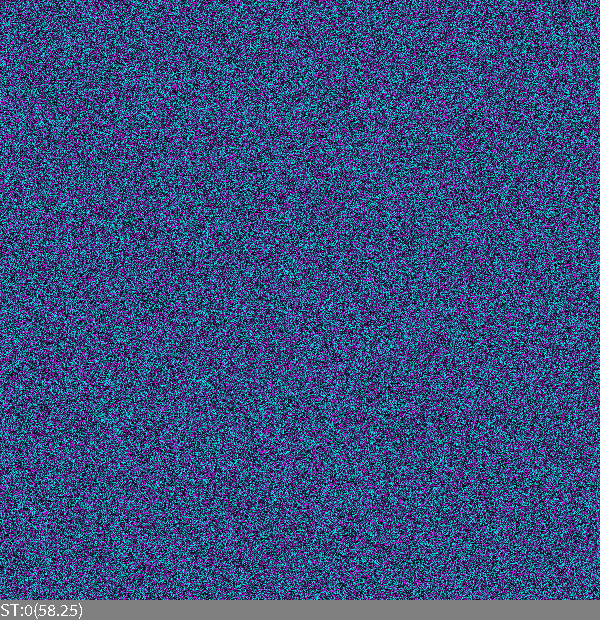
Frame 1 (no input)
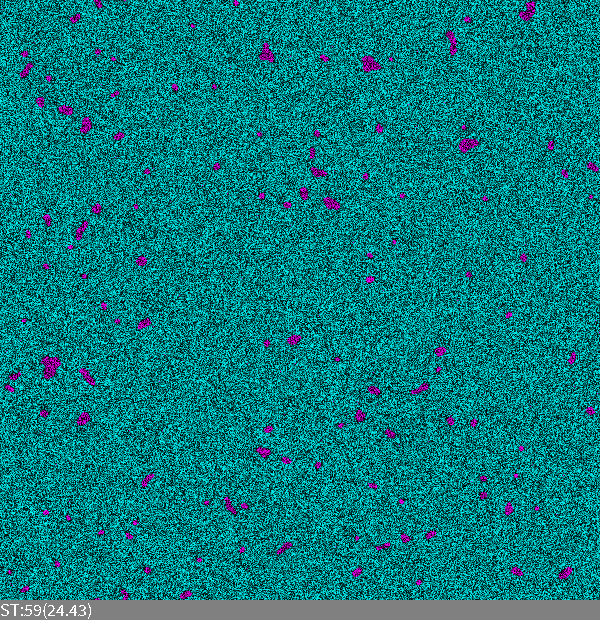
Frame 60 (the mouse pressed at the canvas centre just before this capture)
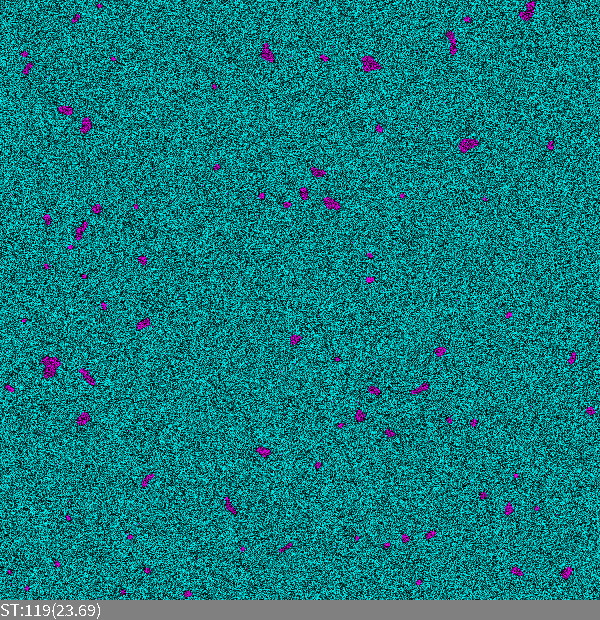
Frame 120 (the mouse held since frame 60 and released just before this capture)

The Processing sketch that drew these frames (run headless with seeded random() and noise(); from frame 60 on, the mouse is pressed at the canvas centre):

// Processing sketch: synchronic2DsocImpNoise
// ── synchronic2DsocImpNoise.pde
/// "Extended Moore Nowak-Latane Social Impact".
/// Two-dimensional, synchronous cellular automaton with extended Moore neigh.
//-///////////////////////////////////////////////////////////////////////////

final int     WorldSide=600;    //Side length of simulation world (square)
final float   Dens=0.40;        //.01; //Initial density in the lattice World
final boolean withMoore=true;   //Neighborhood with the corners of the square
final int     MaxStrength=100;  //Maximum persuasive power
final int     MooreRad=2;       //Radius of extended Moore neigh.
final float   Noise=0.001;

int FR=100; //desired simulation speed

int[][] Strength=new int[WorldSide][WorldSide]; //cogency

int[][] WorldOld=new int[WorldSide][WorldSide]; //Current attitude
int[][] WorldNew=new int[WorldSide][WorldSide]; //New or previous attitude

void setup()
{
  size(600, 620); //squre canvas with status line
  noSmooth();     //much faster drawing
  frameRate(FR);
  initialisation(); //Initial state of the model
}

int t=0;
void draw() // uses global t
{  
  visualisation3();
  status();  
  addNoise();
  syncStep();  
  t++; //next step
}

void initialisation()
{
  for (int i=0; i<WorldSide; i++) 
    for (int j=0; j<WorldSide; j++) 
    {
      if (random(1.0)<Dens)
        WorldOld[i][j]=1;

      WorldNew[i][j]=-1;
      Strength[i][j]=(int)(random(MaxStrength));
    }
}

void addNoise()
{
  int N=int(WorldSide*WorldSide*Noise);
  for (int a=0; a<N; a++)
  {
    int i=int(random(WorldSide));
    int j=int(random(WorldSide));
    if (WorldOld[i][j]==0) WorldOld[i][j]=1;
    else  WorldOld[i][j]=0;
  }
}

void visualisation1()
{
  for (int i=0; i<WorldSide; i++)
    for (int j=0; j<WorldSide; j++) 
    {                      
      switch(WorldOld[i][j]) { 
      case 1:
        stroke(255, 255, 0); //Yellow
        break;
      case 0:
        stroke(0, 0, 0); //Black (empty)
        break;     
      default: 
        stroke(255, 0, 0); //"emergency color" - RED
        break;
      } 
      point(i, j);
    }
}

void visualisation2()
{
  for (int i=0; i<WorldSide; i++)
    for (int j=0; j<WorldSide; j++)
      if (WorldOld[i][j] != WorldNew[i][j])
      {                      
        switch(WorldOld[i][j]) { 
        case 1:
          stroke((100+t*10)%256, (100+t*10)%256, 0); //yellow shades
          break;
        case 0:
          stroke(0, 0, (100+t*10)%256); //blue shades
          break;             
        default: 
          stroke(255, 0, 0); //"emergency color" - RED
          break;
        } 
        point(i, j);
      }
}

void visualisation3()
{
  float mult=255.0/MaxStrength;

  for (int i=0; i<WorldSide; i++)
    for (int j=0; j<WorldSide; j++)
      if (WorldOld[i][j] != WorldNew[i][j])
      {                      
        float stre=mult*Strength[i][j]; //print(stre+" ");
        switch(WorldOld[i][j]) { 
        case 1:
          stroke(stre, 0, stre); //magenta shades
          break; 
        case 0:
          stroke(0, stre, stre); //cyan shades
          break; 
        default: 
          stroke(255, 0, 0);    //"emergency color" - RED
          break;
        } 
        point(i, j);
      }
}

void syncStep() // uses global WorldNew,WorldOld //Synchronous step a la classic CA
{
  for (int i=0; i<WorldSide; i++)
  {    // RULE: you assume a state more common in your vicinity    
    for (int j=0; j<WorldSide; j++)
    {  
      int sum0  = 0, sum1  = 0; //sums of strength "points"

      for (int k=i-MooreRad; k<=i+MooreRad; k++)
        for (int m=j-MooreRad; m<=j+MooreRad; m++)
        {
          int K=(WorldSide+k)%WorldSide; //Implement TORUS
          int M=(WorldSide+m)%WorldSide; //calculation

          if (WorldOld[K][M]==0 ) 
            sum0+=Strength[K][M]; 
          else 
            sum1+=Strength[K][M];
        }

      if (sum0>sum1) 
        WorldNew[i][j]=0;
      else 
        WorldNew[i][j]=1;
    }
  }

  //Swap the arrays
  int[][] WorldTmp=WorldOld;
  WorldOld=WorldNew;
  WorldNew=WorldTmp;
}

void status()
{
  fill(128);
  noStroke();
  rect(0, height, width, -20);
  fill(255);  
  textSize(18);
  textAlign(LEFT, BOTTOM);
  text("ST:"+t+"("+nf(frameRate, 0, 2)+")", 0, height);
}


/// @date 2026-10-29 ( → https://github.com/borkowsk/bookProcessingEN)
